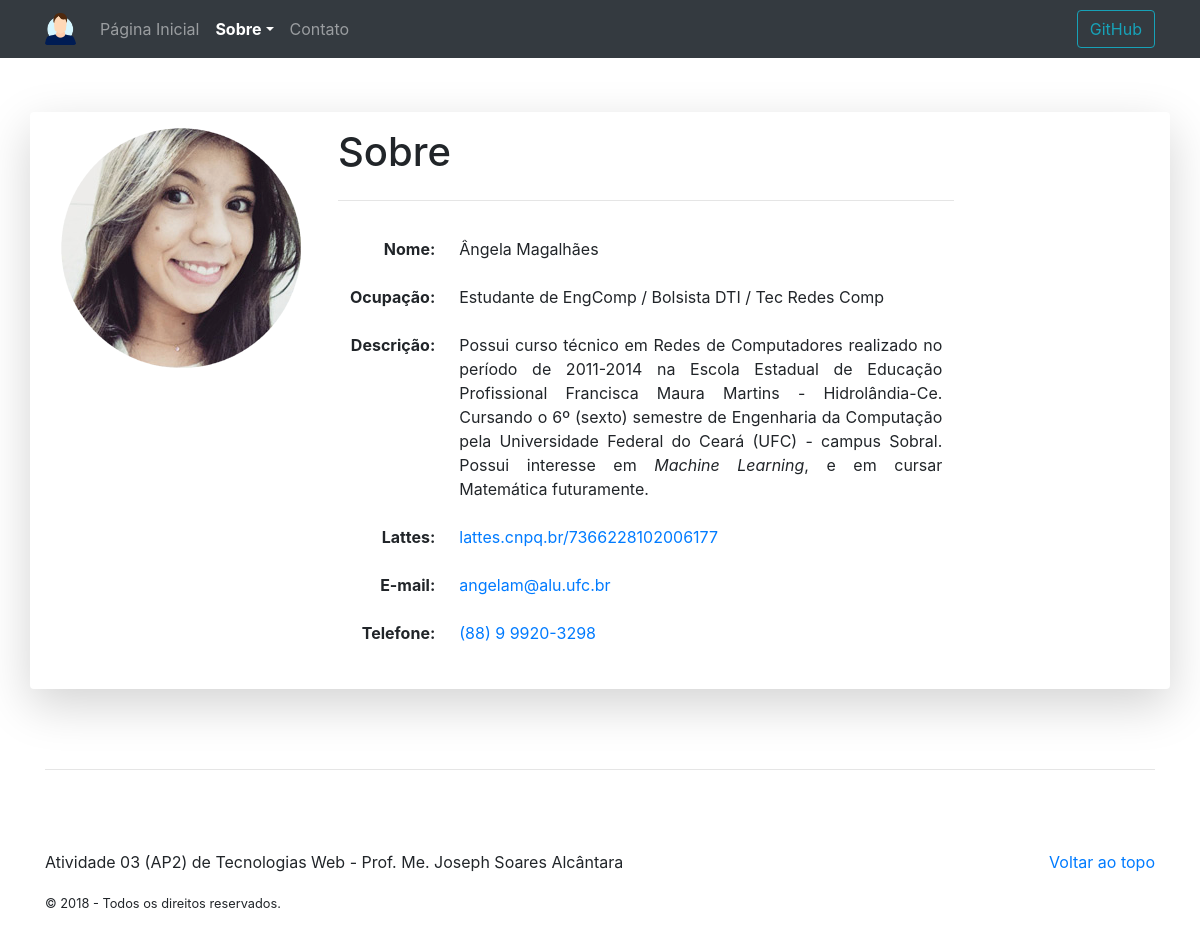
Screenshot of /sobre/view/1 with the database file from the repository.
### tables this page shows
CREATE TABLE membros (
  id INT NOT NULL AUTO_INCREMENT,
  nome VARCHAR(45) NOT NULL,
  user VARCHAR(30) NOT NULL,
  ocupacao VARCHAR(60) NOT NULL,
  email VARCHAR(45) NOT NULL,
  telefone VARCHAR(16) NOT NULL,
  lattes VARCHAR(40) NOT NULL,
  descricao TEXT(500) NOT NULL,
  PRIMARY KEY (id)
);

### application/controllers/Sobre.php (called while the page is built, shortened)
<?php
class Sobre extends CI_Controller {
  public function __construct() {
    $this->load->model('membros_model');
  }
  public function view($id = null) {
    if ($id === null) {
      show_404();
    } else {
      $data = array (
        'title' => 'Sobre',
        'membros' => $this->membros_model->get_membros(),
        'membro' => $this->membros_model->get_membros($id)
      );
      $this->load->view('templates/header', $data);
      $this->load->view('pages/sobre', $data);
      $this->load->view('templates/footer');
    }
  }
}

### index.php (called while the page is built, shortened)
<?php
require_once BASEPATH.'core/CodeIgniter.php';

### application/models/Membros_model.php (called while the page is built, shortened)
<?php
  class Membros_model extends CI_Model {
    public function get_membros($id = null) {
      if ($id === null) {
        $query = $this->db->get('membros');
        return $query->result_array();
      }
      $query = $this->db->get_where('membros', array('id' => $id));
      return $query->row_array();
    }
  }
?>

### application/views/pages/sobre.php (the view)
<main role="main" class="container">
  <div class="row mt-5 shadow-lg p-3 bg-white rounded">
    <div class="col-md-7 order-md-2">
      <h1 class="featurette-heading"><?=$title?></h1>
      <hr class="my-4">
      <table class="table table-borderless">
        <tbody>
          <tr>
            <th class="text-right" scope="row">Nome:</th>
            <td><?=$membro['nome']?></td>
          </tr>
          <tr>
            <th class="text-right" scope="row">Ocupação:</th>
            <td><?=$membro['ocupacao']?></td>
          </tr>
          <tr>
            <th class="text-right" scope="row">Descrição:</th>
            <td class="text-justify"><?=$membro['descricao']?></td>
          </tr>
          <tr>
            <th class="text-right" scope="row">Lattes:</th>
            <td><a href="http://<?=$membro['lattes']?>" target="_blank"><?=$membro['lattes']?></td>
          </tr>
          <tr>
            <th class="text-right" scope="row">E-mail:</th>
            <td><a href="mailto:<?=$membro['email']?>" target="_blank"><?=$membro['email']?></td>
          </tr>
          <tr>
            <th class="text-right" scope="row">Telefone:</th>
            <td><a href="tel:<?=$membro['telefone']?>" target="_blank"><?=$membro['telefone']?></td>
          </tr>
        </tbody>
      </table>
    </div>
    <div class="col-md-3 order-md-1">
      <img class="img-fluid" alt="<?=$membro['nome']?>" title="<?=$membro['nome']?>"
           src="<?=base_url('static/img/'.$membro['user'].'.png')?>">
    </div>
  </div>
</main>

### application/views/templates/header.php (shortened to what this page needs)
<!DOCTYPE html>
<html lang="pt-br">
  <head>
    <link rel="stylesheet" href="<?=base_url('static/css/bootstrap.min.css')?>">
    <link rel="stylesheet" href="<?=base_url('static/css/estilo.css')?>">
  </head>
	<body>
  	<header>
      <nav class="navbar navbar-expand-md fixed-top navbar-dark bg-dark">
        <div class="container">
          <a class="navbar-brand" href="<?=site_url('home')?>" title="ATV3-AP2">
            <img class="d-inline-block align-top" src="<?=base_url('static/img/profile.png')?>" height="32" alt="ATV3-AP2">
          </a>
          <div class="collapse navbar-collapse" id="navbar01">
            <ul class="navbar-nav mr-auto">
              <li class="nav-item">
                <a class="nav-link <?php if (!strcmp($title,'Página Inicial')) echo 'active font-weight-bold'; ?>" href="<?=site_url('inicial')?>">Página Inicial</a>
              </li>
              <li class="nav-item dropdown">
                <a class="nav-link dropdown-toggle <?php if (!strcmp($title,'Sobre')) echo 'active font-weight-bold'; ?>" href="#" id="dropdown01" data-toggle="dropdown" aria-haspopup="true" aria-expanded="false">Sobre</a>
              </li>
              <li class="nav-item">
                <a class="nav-link <?php if (!strcmp($title,'Contato')) echo 'active font-weight-bold'; ?>" href="<?=site_url('contato')?>">Contato</a>
              </li>
            </ul>
            <a class="btn btn-outline-info my-2 my-sm-0" href="https://github.com/lucas26xd/Projeto3-TecWeb" target="_blank" title="GitHub">GitHub</a>
          </div>
        </div>
      </nav>
    </header>

### application/views/templates/footer.php (shortened to what this page needs)
    <footer class="container">
      <hr class="footer-divider">
      <p class="float-right"><a href="#">Voltar ao topo</a></p>
      <p>Atividade 03 (AP2) de Tecnologias Web - Prof. Me. Joseph Soares Alcântara</p>
      <p>
        <small>&copy; <?=date('Y')?> - Todos os direitos reservados.</small>
      </p>
    </footer>
  </body>
</html>

### static/css/estilo.css (style rules this page uses)
body { padding-top: 4rem; }
.footer-divider { margin: 5rem 0; }

### rows the page displays
membros: nome "Ângela Magalhães", ocupacao "Estudante de EngComp / Bolsista DTI / Tec Redes Comp", descricao "Possui curso técnico em Redes de Computadores realizado no período de 2011-2014 na Escola Estadual de Educação Profissional Francisca Maura Martins - Hidrolândia-Ce. Cursando o 6º (sexto) semestre de Engenharia da Computação pela Universidade Federal do Ceará (UFC) - campus Sobral. Possui interesse em Machine Learning , e em cursar Matemática futuramente.", lattes "lattes.cnpq.br/7366228102006177", email "angelam@alu.ufc.br", telefone "(88) 9 9920-3298", user (picture)

### other values shown
$title "Sobre"
